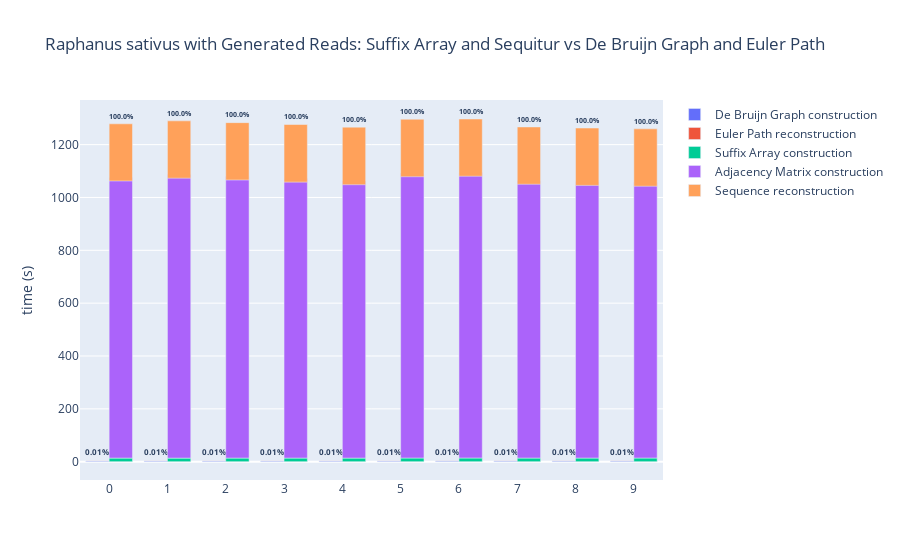

The notebook cell saved with this chart:
### Code cell
df_realseq_eul = pd.DataFrame()
i = 0
for file in os.listdir('data/output/cluster/real sequence/euler'):
    df = pd.read_csv('data/output/cluster/real sequence/euler/'+file)
    df['sequence'] = i
    i += 1
    df_realseq_eul = pd.concat([df_realseq_eul,df])
df_realseq_eul_mean = pd.DataFrame()
for i in range(50): df_realseq_eul_mean = pd.concat([df_realseq_eul_mean,df_realseq_eul[df_realseq_eul['sequence']==i].groupby("k").mean().mean()[["sequence","edit_distance","de_bruijn_graph_construction_time",'euler_path_reconstruction_time']]],axis=1)
df_realseq_eul_mean = df_realseq_eul_mean.T.set_index('sequence')

df_real_seq = pd.DataFrame()
i = 0
for file in os.listdir('data/output/cluster/real sequence/sequitur'):
    df = pd.read_csv('data/output/cluster/real sequence/sequitur/'+file)
    df['sequence'] = i
    i += 1
    df_real_seq = pd.concat([df_real_seq,df])
df_real_seq_mean = pd.DataFrame()
for i in range(50): df_real_seq_mean = pd.concat([df_real_seq_mean,df_real_seq[df_real_seq['sequence']==i].mean()[["sequence","edit_distance","suffix_array_construction_time",'adjacency_matrix_construction_time','sequence_reconstruction_time']]],axis=1)
df_real_seq_mean = df_real_seq_mean.T.set_index('sequence')

labels = list('{}'.format(i) for i in range(10))

fig = go.Figure(
    data=[
        go.Bar(
            name="De Bruijn Graph construction",
            x=labels,
            y=df_realseq_eul_mean['de_bruijn_graph_construction_time'],
            offsetgroup=0,
        ),
        go.Bar(
            name="Euler Path reconstruction",
            x=labels,
            y=df_realseq_eul_mean['euler_path_reconstruction_time'],
            text=list("<b>{}%</b>".format(round((1-(df_realseq_eul[df_realseq_eul['sequence']==i]['edit_distance']/df_realseq_eul[df_realseq_eul['sequence']==i]['target_sequence_length'])).mean()*100,2)) for i in range(10)),
            textposition='outside',offsetgroup=0,
            base=df_realseq_eul_mean['de_bruijn_graph_construction_time'],
        ),
        go.Bar(
            name="Suffix Array construction",
            x=labels,
            y=df_real_seq_mean['suffix_array_construction_time'],
            offsetgroup=1,
        ),
        go.Bar(
            name="Adjacency Matrix construction",
            x=labels,
            y=df_real_seq_mean['adjacency_matrix_construction_time'],
            offsetgroup=1,
            base=df_real_seq_mean['suffix_array_construction_time'],
        ),
        go.Bar(
            name="Sequence reconstruction",
            x=labels,
            y=df_real_seq_mean['sequence_reconstruction_time'],
            text=list("<b>{}%</b>".format(round((1-(df_real_seq[df_real_seq['sequence']==i]['edit_distance']/df_real_seq[df_real_seq['sequence']==i]['target_sequence_length'])).mean()*100,2)) for i in range(10)),
            textposition='outside',offsetgroup=1,
            base=df_real_seq_mean['adjacency_matrix_construction_time'],
        )
    ],
    layout=go.Layout(
        title="Raphanus sativus with Generated Reads: Suffix Array and Sequitur vs De Bruijn Graph and Euler Path",
        yaxis_title="time (s)"
    )
)
fig

### Figure 1 — Plotly figure (JSON) as saved in the notebook; plotly's stock layout.template omitted (floating-point values rounded to 4 significant figures)
{"data": [{"name": "De Bruijn Graph construction", "offsetgroup": "0", "type": "bar", "x": ["0", "1", "2", "3", "4", "5", "6", "7", "8", "9"], "y": [2.612, 2.658, 2.649, 2.662, 2.661, 2.643, 2.884, 2.8, 2.802, 2.801, 2.831, 2.582, 2.82, 2.825, 2.822, 2.851, 2.864, 2.607, 2.528, 2.516, 2.507, 2.509, 2.585, 2.691, 2.684, 2.666, 2.696, 2.672, 2.803, 2.792, 2.794, 2.817, 2.83, 2.593, 2.677, 2.567, 2.581, 2.58, 2.56, 2.654, 2.629, 2.643, 2.634, 2.647, 2.584, 2.774, 2.742, 2.74, 2.753, 2.767]}, {"base": [2.612, 2.658, 2.649, 2.662, 2.661, 2.643, 2.884, 2.8, 2.802, 2.801, 2.831, 2.582, 2.82, 2.825, 2.822, 2.851, 2.864, 2.607, 2.528, 2.516, 2.507, 2.509, 2.585, 2.691, 2.684, 2.666, 2.696, 2.672, 2.803, 2.792, 2.794, 2.817, 2.83, 2.593, 2.677, 2.567, 2.581, 2.58, 2.56, 2.654, 2.629, 2.643, 2.634, 2.647, 2.584, 2.774, 2.742, 2.74, 2.753, 2.767], "name": "Euler Path reconstruction", "offsetgroup": "0", "text": ["<b>0.01%</b>", "<b>0.01%</b>", "<b>0.01%</b>", "<b>0.01%</b>", "<b>0.01%</b>", "<b>0.01%</b>", "<b>0.01%</b>", "<b>0.01%</b>", "<b>0.01%</b>", "<b>0.01%</b>"], "textposition": "outside", "type": "bar", "x": ["0", "1", "2", "3", "4", "5", "6", "7", "8", "9"], "y": [0.3354, 0.3421, 0.3467, 0.3441, 0.3426, 0.3443, 0.366, 0.3711, 0.3766, 0.3681, 0.3794, 0.3298, 0.3759, 0.368, 0.3672, 0.3707, 0.3715, 0.3334, 0.3303, 0.3335, 0.3288, 0.3238, 0.3369, 0.3426, 0.3424, 0.3365, 0.335, 0.3452, 0.366, 0.3679, 0.3741, 0.3697, 0.3688, 0.3346, 0.3427, 0.3343, 0.3313, 0.3328, 0.3379, 0.3475, 0.3446, 0.3454, 0.3439, 0.3414, 0.3366, 0.3509, 0.3475, 0.35, 0.3459, 0.3426]}, {"name": "Suffix Array construction", "offsetgroup": "1", "type": "bar", "x": ["0", "1", "2", "3", "4", "5", "6", "7", "8", "9"], "y": [13.66, 13.54, 13.7, 13.72, 13.62, 13.91, 13.93, 13.75, 13.73, 13.86, 14.23, 13.85, 13.3, 13.64, 14.02, 14.07, 13.78, 13.58, 14.05, 13.75, 14.07, 13.5, 14.1, 13.8, 13.97, 14.33, 14.22, 13.86, 13.48, 13.7, 13.7, 14.15, 14.28, 13.92, 13.62, 13.95, 14.13, 13.99, 14.16, 13.45, 13.77, 14.27, 14.15, 13.92, 13.79, 13.54, 13.85, 14.1, 14.25, 14.04]}, {"base": [13.66, 13.54, 13.7, 13.72, 13.62, 13.91, 13.93, 13.75, 13.73, 13.86, 14.23, 13.85, 13.3, 13.64, 14.02, 14.07, 13.78, 13.58, 14.05, 13.75, 14.07, 13.5, 14.1, 13.8, 13.97, 14.33, 14.22, 13.86, 13.48, 13.7, 13.7, 14.15, 14.28, 13.92, 13.62, 13.95, 14.13, 13.99, 14.16, 13.45, 13.77, 14.27, 14.15, 13.92, 13.79, 13.54, 13.85, 14.1, 14.25, 14.04], "name": "Adjacency Matrix construction", "offsetgroup": "1", "type": "bar", "x": ["0", "1", "2", "3", "4", "5", "6", "7", "8", "9"], "y": [1062.0, 1073.0, 1066.0, 1058.0, 1048.0, 1078.0, 1080.0, 1050.0, 1046.0, 1042.0, 1075.0, 1089.0, 1037.0, 1052.0, 1058.0, 1080.0, 1049.0, 1070.0, 1072.0, 1042.0, 1067.0, 1034.0, 1076.0, 1076.0, 1081.0, 1082.0, 1073.0, 1052.0, 1042.0, 1039.0, 1042.0, 1076.0, 1104.0, 1057.0, 1054.0, 1054.0, 1071.0, 1063.0, 1077.0, 1035.0, 1039.0, 1090.0, 1070.0, 1058.0, 1053.0, 1047.0, 1046.0, 1066.0, 1065.0, 1072.0]}, {"base": [1062.0, 1073.0, 1066.0, 1058.0, 1048.0, 1078.0, 1080.0, 1050.0, 1046.0, 1042.0, 1075.0, 1089.0, 1037.0, 1052.0, 1058.0, 1080.0, 1049.0, 1070.0, 1072.0, 1042.0, 1067.0, 1034.0, 1076.0, 1076.0, 1081.0, 1082.0, 1073.0, 1052.0, 1042.0, 1039.0, 1042.0, 1076.0, 1104.0, 1057.0, 1054.0, 1054.0, 1071.0, 1063.0, 1077.0, 1035.0, 1039.0, 1090.0, 1070.0, 1058.0, 1053.0, 1047.0, 1046.0, 1066.0, 1065.0, 1072.0], "name": "Sequence reconstruction", "offsetgroup": "1", "text": ["<b>100.0%</b>", "<b>100.0%</b>", "<b>100.0%</b>", "<b>100.0%</b>", "<b>100.0%</b>", "<b>100.0%</b>", "<b>100.0%</b>", "<b>100.0%</b>", "<b>100.0%</b>", "<b>100.0%</b>"], "textposition": "outside", "type": "bar", "x": ["0", "1", "2", "3", "4", "5", "6", "7", "8", "9"], "y": [216.4, 217.0, 217.3, 218.1, 217.9, 217.5, 216.7, 217.0, 217.2, 217.2, 217.0, 216.7, 217.1, 217.7, 218.3, 219.4, 217.4, 216.7, 216.9, 217.2, 217.5, 217.3, 217.4, 217.3, 217.6, 218.3, 218.0, 218.4, 216.0, 216.5, 216.6, 216.7, 216.6, 217.7, 217.3, 218.0, 217.8, 217.8, 217.5, 216.9, 217.2, 217.6, 217.4, 217.4, 217.2, 214.9, 215.3, 215.5, 216.0, 215.7]}], "layout": {"title": {"text": "Raphanus sativus with Generated Reads: Suffix Array and Sequitur vs De Bruijn Graph and Euler Path"}, "yaxis": {"title": {"text": "time (s)"}}}}
